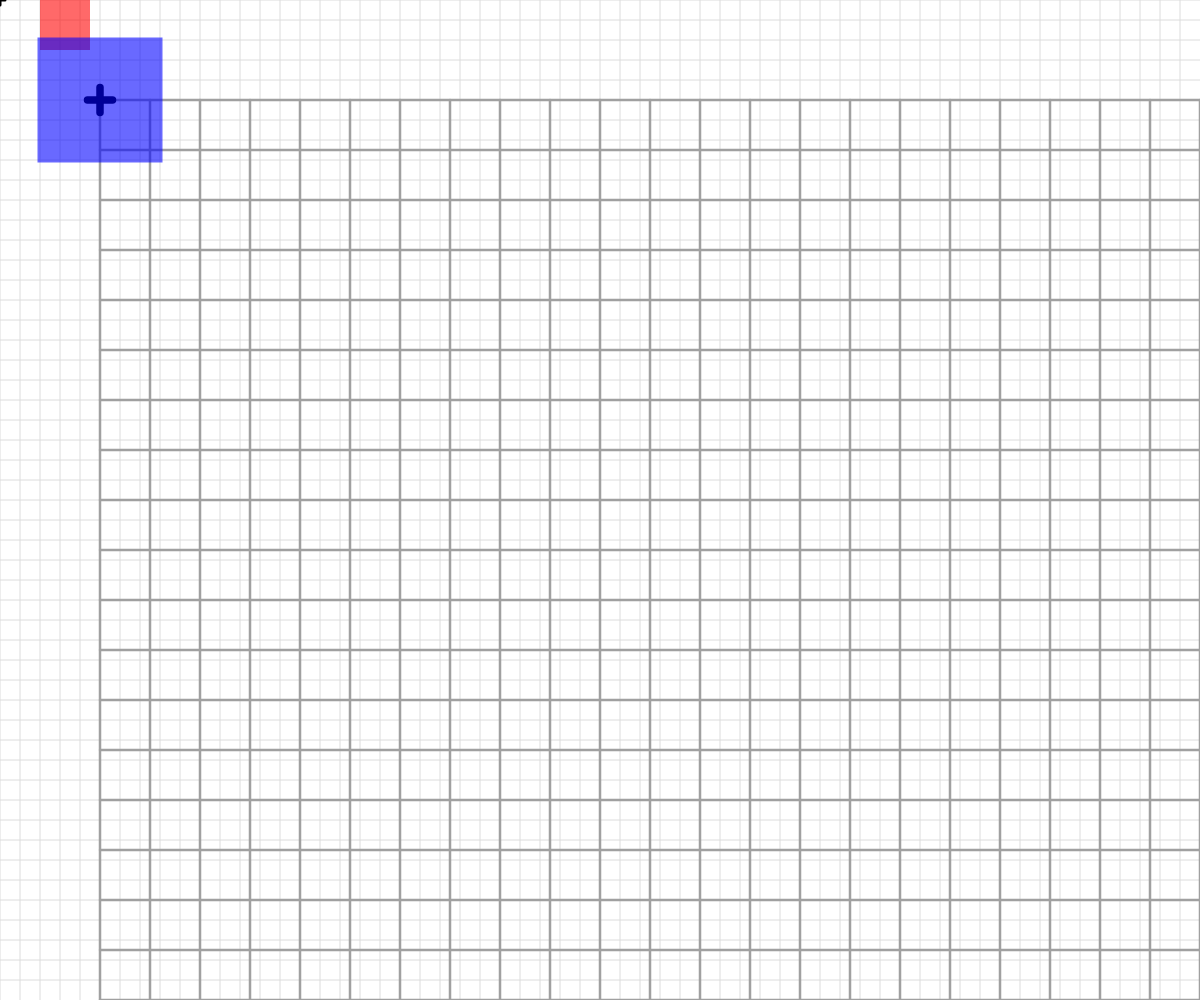
Frame 1 (no input)
Frame 60 (no input): identical to frame 1, image omitted
Frame 120 (the mouse pressed at the canvas centre since frame 60): identical to frame 1, image omitted

The p5.js sketch that drew this single still picture (run headless with seeded random() and noise() and a simulated clock; from frame 60 on, the mouse is pressed at the canvas centre):

// p5.js sketch
// ── sketch.js
// Basic Transformations Sandbox


let originalSpacing = 20;


function setup() {
  createCanvas(windowWidth, windowHeight);
}

function draw() {
  background(255);
  drawBasicGrid(220);


  //transformation one: TRANSLATION

  // push(); // creates a copy of the current coordination 
  //ranslate(100,100);
  //drawBasicGrid(100); 



  //rectangleRed(0,0);
  //pop(); // discard coordintates systems , reutrns to previ 




  //transformation two: SCALE
  rectMode(CORNER);
  rectangleRed(40,0);

  let scaleAmount = 2.5;

  translate(100,100);
  scale(scaleAmount);
  drawBasicGrid(160);
  rectMode(CENTER);
  rectangleBlue(0,0);
  




  //transformation three: ROTATION
  //reminder: rotations are measured in radians, not degrees! Functions can help with the conversion...
 


  //Combinations of Transformations

  

}


function face(x, y) {
  //draw a face at x,y
  push();
  translate(x,y);
  ellipseMode(CENTER);
  fill(200,200,0);
  stroke(0);
  ellipse(0,0,80,80);
  fill(90, 140, 30, 220);
  triangle(-20, 20, 20, 20, 0, 30);
  fill(0);
  ellipse(-25,0,10,10);
  ellipse(25,0,10,10);
  strokeWeight(5);
  line(-30,-10,30,-10);
  strokeWeight(1);
  pop();

}

function rectangleRed(x, y) {
  //draw a red rectangle at x,y (sized 50 pixels square) - to visualize what happens to the coordinate system
  //when different basic transformations are applied.
  noStroke();
  fill(255, 0, 0, 150);
  rect(x, y, 50, 50);

}

function rectangleBlue(x, y) {
  //draw a red rectangle at x,y (sized 50 pixels square) - to visualize what happens to the coordinate system
  //when different basic transformations are applied.
  noStroke();
  fill(0, 0, 255, 150);
  rect(x, y, 50, 50);

}

function drawBasicGrid(shade) {
  //draw the normal cartesian Coordinate Grid, in a light color. Spaced at 20 px by default
  stroke(shade);
  for (let x = 0; x < width; x += 20) {
    line(x, 0, x, height);
  }
  for (let y = 0; y < height; y += 20) {
    line(0, y, width, y);
  }

  //Draw "X" at the origin
  strokeWeight(3);
  stroke(0);
  line(-5,0,5,0);
  line(0,5,0,-5);
  strokeWeight(1);
}
